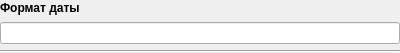
<?xml version="1.0" encoding="UTF-8"?>
<ui version="4.0">
 <class>NedDateVariable</class>
 <widget class="QWidget" name="NedDateVariable">
  <property name="geometry">
   <rect>
    <x>0</x>
    <y>0</y>
    <width>400</width>
    <height>53</height>
   </rect>
  </property>
  <property name="windowTitle">
   <string>Form</string>
  </property>
  <layout class="QVBoxLayout" name="verticalLayout">
   <property name="leftMargin">
    <number>0</number>
   </property>
   <property name="topMargin">
    <number>0</number>
   </property>
   <property name="rightMargin">
    <number>0</number>
   </property>
   <property name="bottomMargin">
    <number>0</number>
   </property>
   <item>
    <widget class="QLabel" name="formatdate">
     <property name="sizePolicy">
      <sizepolicy hsizetype="Preferred" vsizetype="Preferred">
       <horstretch>0</horstretch>
       <verstretch>0</verstretch>
      </sizepolicy>
     </property>
     <property name="minimumSize">
      <size>
       <width>0</width>
       <height>0</height>
      </size>
     </property>
     <property name="maximumSize">
      <size>
       <width>16777215</width>
       <height>16</height>
      </size>
     </property>
     <property name="styleSheet">
      <string notr="true">font-weight: bold;</string>
     </property>
     <property name="text">
      <string>&lt;html&gt;&lt;head/&gt;&lt;body&gt;&lt;p&gt;Формат даты&lt;/p&gt;&lt;/body&gt;&lt;/html&gt;</string>
     </property>
     <property name="textFormat">
      <enum>Qt::AutoText</enum>
     </property>
     <property name="scaledContents">
      <bool>false</bool>
     </property>
    </widget>
   </item>
   <item>
    <widget class="QLineEdit" name="lineedit_format">
     <property name="clearButtonEnabled">
      <bool>false</bool>
     </property>
    </widget>
   </item>
   <item>
    <widget class="Line" name="line">
     <property name="orientation">
      <enum>Qt::Horizontal</enum>
     </property>
    </widget>
   </item>
  </layout>
 </widget>
 <resources/>
 <connections/>
</ui>
